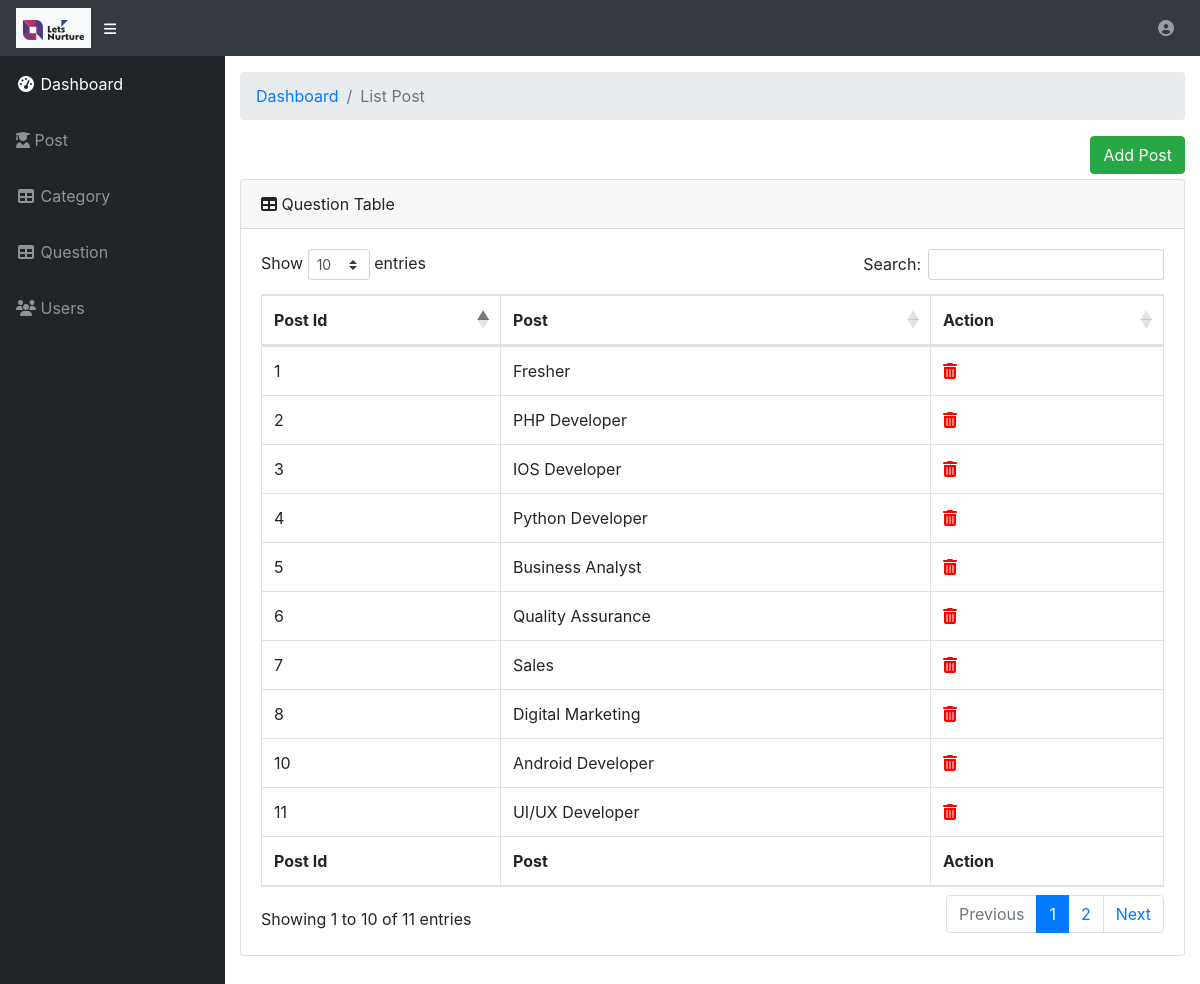
Screenshot of /postmanagement.php (signed in) with the database file from the repository.
### tables this page shows
CREATE TABLE `post` (
  `id` int(11) NOT NULL,
  `post` text NOT NULL,
  `created_at` timestamp NOT NULL DEFAULT CURRENT_TIMESTAMP,
  `updated_at` timestamp NOT NULL DEFAULT CURRENT_TIMESTAMP ON UPDATE CURRENT_TIMESTAMP
);

### postmanagement.php (the view, shortened to what this page needs)
<?php
include "con.php";
if (isset($_SESSION["username"]) || isset($_COOKIE["username"])) {
  include "header-admin.php";
  ?>
      <div id="content-wrapper">
        <div class="container-fluid">
          <ol class="breadcrumb">
            <li class="breadcrumb-item">
              <a href="#">Dashboard</a>
            </li>
            <li class="breadcrumb-item active">List Post</li>
          </ol>
		  <?php
          $query="select id, post from post";
          $result=mysqli_query($con,$query);
           ?>
                <div  style="float: right; padding-bottom: 5px;">
              <a class="btn btn-success" href="add-post.php">
  Add Post
</a>
</div>
            <div class="clearfix"></div>
          <div class="card mb-3">
            <div class="card-header">
              <i class="fas fa-table"></i>
              Question Table </div>
            <div class="card-body">
              <div class="table-responsive">
                <table class="table table-bordered" id="dataTable" width="100%" cellspacing="0">
                  <thead>
                    <tr>
                      <th>Post Id</th>
                      <th>Post</th>
                      <th>Action</th>
                    </tr>
                  </thead>
                  <tfoot>
                    <tr>
                      <th>Post Id</th>
                      <th>Post</th>
                      <th>Action</th>
                    </tr>
                  </tfoot>
                  <tbody>
                     <?php while ($arr=mysqli_fetch_array($result,MYSQLI_BOTH)):
                      ?>
                    <tr>
                      <td><?php echo $arr['id'] ?></td>
                      <td><?php echo $arr['post'] ?></td>
                      <td><a href="delete-post.php?id=<?php echo $arr['id']; ?>&&cid=<?php echo $_REQUEST['id']; ?>"><i class="fas fa-trash-alt" style="color: red; align-self: center;"></i></a></td>
                    </tr>
                    <?php endwhile; ?>
                  </tbody>
                </table>
              </div>
            </div>
          </div>
        </div>
        </div>
      </div>
<?php
include "footer-admin.php";
}
else
  {
    header("Location: admin-login.php");
  }?>

### css/sb-admin.css (style rules this page uses)
html { position: relative; min-height: 100%; }
body { height: 100%; }
#wrapper #content-wrapper { overflow-x: hidden; width: 100%; padding-top: 1rem; padding-bottom: 80px; }
:root { --input-padding-x: 0.75rem; --input-padding-y: 0.75rem; }

### rows the page displays
post: id "1", post "Fresher"
post: id "2", post "PHP Developer"
post: id "3", post "IOS Developer"
post: id "4", post "Python Developer"
post: id "5", post "Business Analyst"
post: id "6", post "Quality Assurance"
post: id "7", post "Sales"
post: id "8", post "Digital Marketing"
post: id "10", post "Android Developer"
post: id "11", post "UI/UX Developer"
